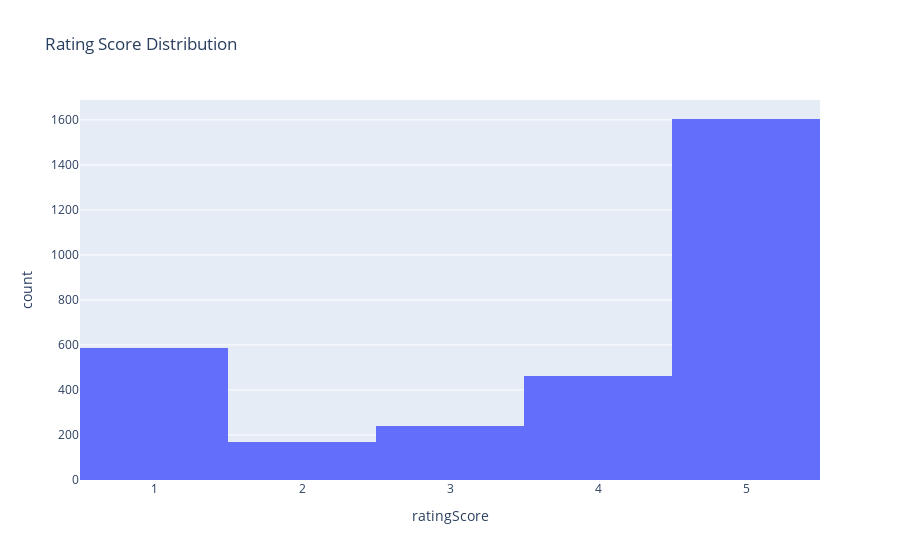

Write notebook code for a chart like this one.
### Markdown cell above
EDA

### Code cell
fig=px.histogram(df,x='ratingScore',nbins=5,title='Rating Score Distribution')

fig.show()

### Figure 1 — Plotly figure (JSON) as saved in the notebook; plotly's stock layout.template omitted (floating-point values rounded to 4 significant figures; data arrays with more than 128 entries replaced by an {"elided": "..."} marker saying what was removed)
{"data": [{"alignmentgroup": "True", "bingroup": "x", "hovertemplate": "ratingScore=%{x}<br>count=%{y}<extra></extra>", "legendgroup": "", "marker": {"color": "#636efa", "pattern": {"shape": ""}}, "name": "", "nbinsx": 5, "offsetgroup": "", "orientation": "v", "showlegend": false, "type": "histogram", "x": {"elided": "3062 int values"}, "xaxis": "x", "yaxis": "y"}], "layout": {"barmode": "relative", "legend": {"tracegroupgap": 0}, "title": {"text": "Rating Score Distribution"}, "xaxis": {"anchor": "y", "domain": [0, 1], "title": {"text": "ratingScore"}}, "yaxis": {"anchor": "x", "domain": [0, 1], "title": {"text": "count"}}}}
